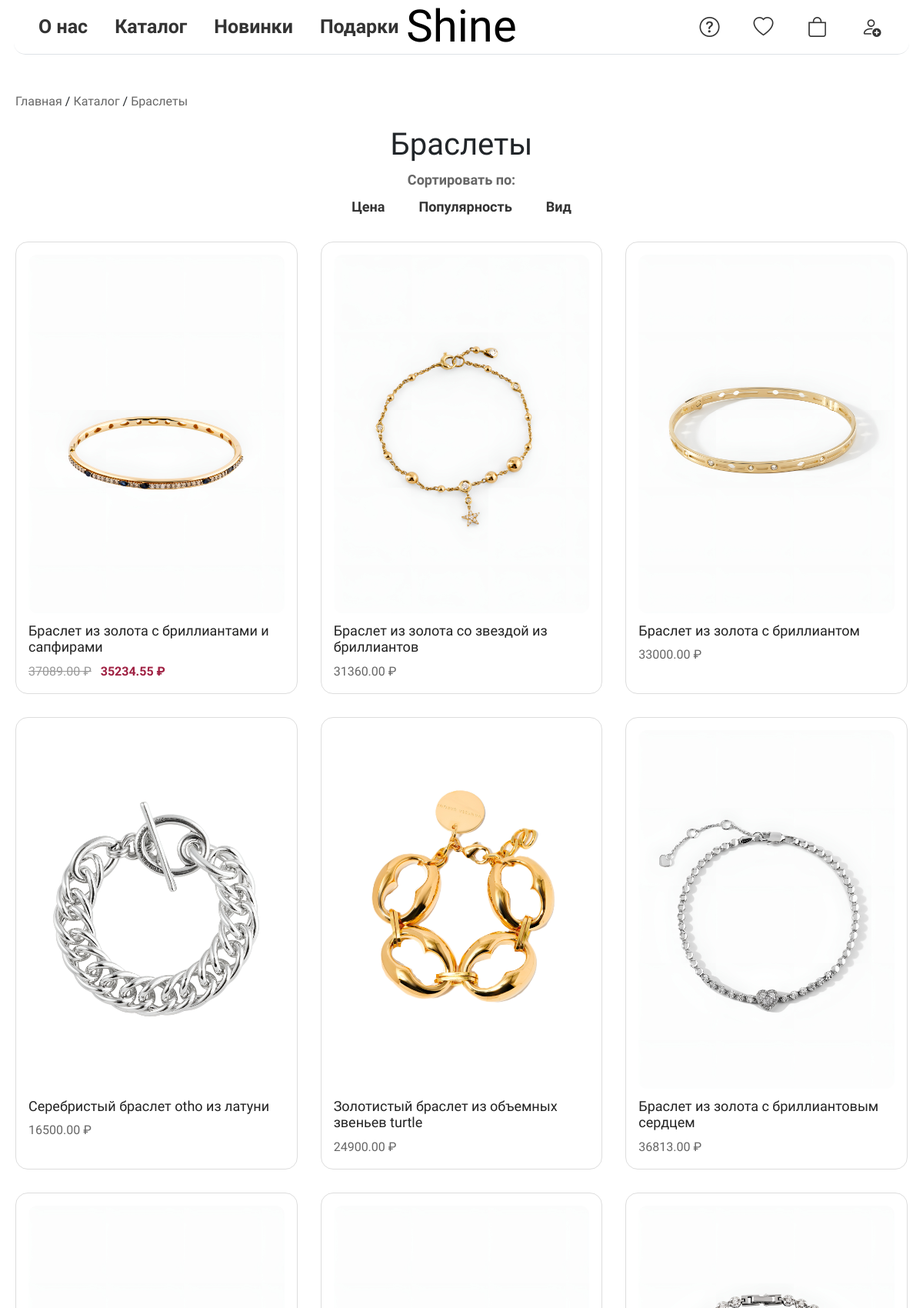
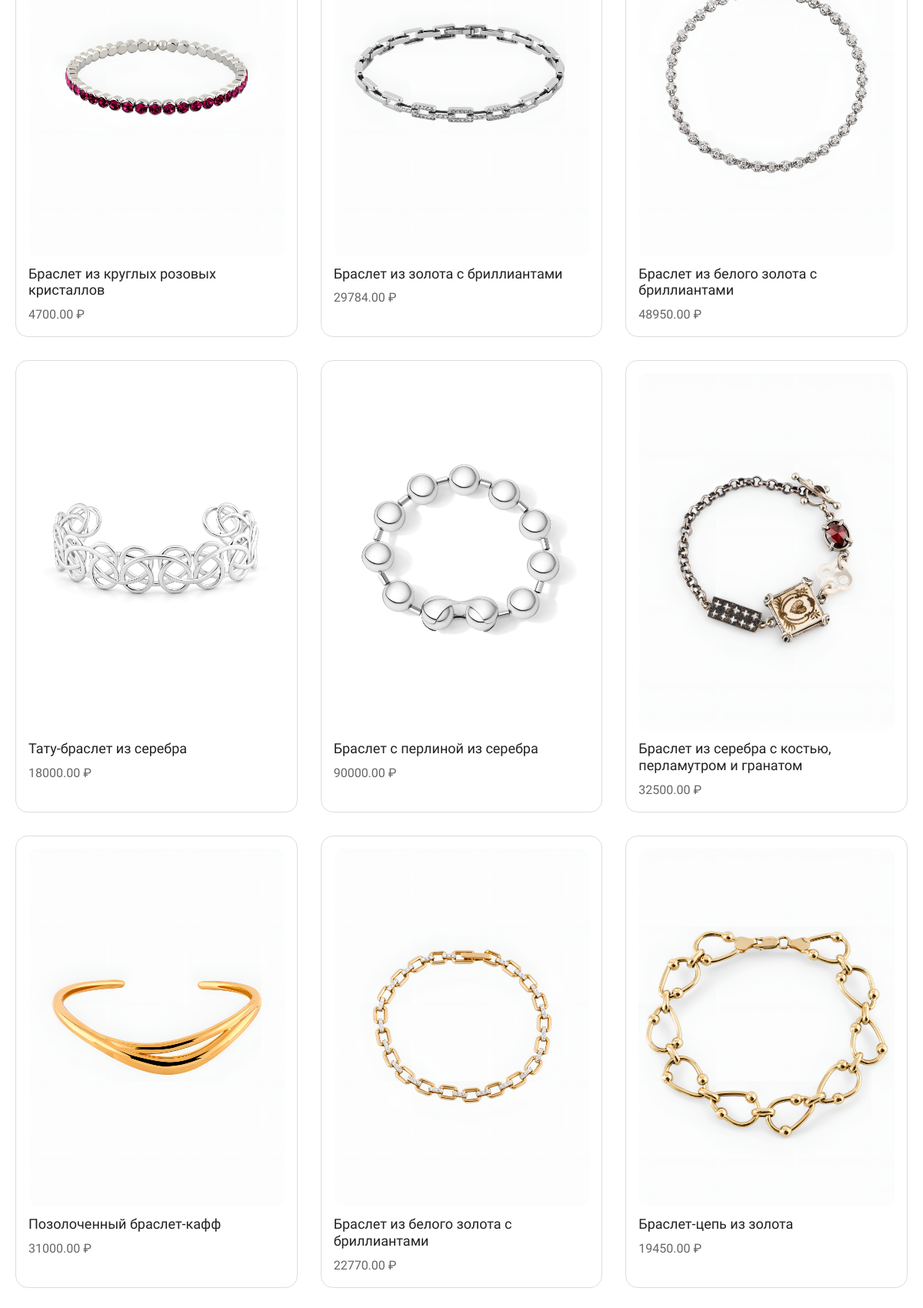
The app's page /category/2/ (upper part) with its own data (2 pictures, top to bottom).
### webapp/models.py (models this page shows, shortened)
class TypeProduct(models.Model):
    image = models.ImageField(upload_to='media/type')
    name = models.CharField(max_length=200, verbose_name="Наименование категории")
    order = models.PositiveIntegerField(default=0, verbose_name="Порядок сортировки")
    class Meta:
        ordering = ['order', 'name']
        verbose_name = 'Категория'
        verbose_name_plural = 'Категории'

class ViewProduct(models.Model):
    TYPE_CHOICES = [
        ('all', 'Показать все'),
        ('gold', 'Золото'),
        ('silver', 'Серебро'),
    ]
    type_material = models.CharField(max_length=10,choices=TYPE_CHOICES, verbose_name="Вид материала",default='all')
    category = models.ForeignKey(TypeProduct, related_name='view_products', on_delete=models.CASCADE, verbose_name='Категория', null=True, blank=True)
    product = models.ImageField(upload_to='product', verbose_name="Изображение товара")
    name_product = models.CharField(max_length=200, verbose_name="Название")
    price = models.DecimalField(max_digits=10, decimal_places=2, verbose_name="Цена")
    quantity = models.PositiveIntegerField(default=0, verbose_name="Количество")
    is_active = models.BooleanField(default=True, verbose_name="Активен", db_index=True)
    views = models.PositiveIntegerField(default=0, verbose_name="Просмотры")
    created_at = models.DateTimeField(auto_now_add=True)
    updated_at = models.DateTimeField(auto_now=True)
    old_price = models.DecimalField(max_digits=10, decimal_places=2, blank=True, null=True, verbose_name='Старая цена')
    discount = models.DecimalField(max_digits=5, decimal_places=2, blank=True, null=True, verbose_name='Скидка (%)')
    final_price = models.DecimalField(max_digits=10, decimal_places=2, blank=True, null=True,verbose_name='Цена со скидкой')
    objects = ProductQuerySet.as_manager()
    class Meta:
        ordering = ['-created_at']
        verbose_name = 'Все товары'
        verbose_name_plural = 'Все товары'
        indexes = [models.Index(fields=['is_active']),]
    @property
    def price_with_currency(self):
        if self.discount:
            return f"<span class='old-price'>{self.price} ₽</span> <span class='discounted-price'>{self.final_price} ₽</span>"
        return f"{self.price} ₽"

### webapp/views.py (the view)
# urls.py: path('category/<int:category_id>/', views.product_list_by_category, name='product_list_by_category'),
def product_list_by_category(request, category_id):
    category = get_object_or_404(TypeProduct, id=category_id)
    products = ViewProduct.objects.filter(category=category).annotate(
        is_available=Case(
            When(is_active=True, quantity__gt=0, then=Value(1)),
            default=Value(0),
            output_field=IntegerField()
        )
    )
    sort = request.GET.get('sort')
    if sort == 'price_asc':
        products = products.order_by('-is_available', 'price')
    elif sort == 'price_desc':
        products = products.order_by('-is_available', '-price')
    elif sort == 'popularity_asc':
        products = products.order_by('-is_available', 'views')
    elif sort == 'popularity_desc':
        products = products.order_by('-is_available', '-views')
    else:
        products = products.order_by('-is_available', '-created_at')
    material = request.GET.get('material')
    if material in ['gold', 'silver']:
        products = products.filter(type_material=material)
    return render(request, 'category.html', {
        'category': category,
        'products': products,
        'current_sort': sort,
        'current_material': material,
    })

### templates/category.html (shortened to what this page needs)
{% extends "base.html" %}
{% load static %}
{% block content %}
<div class="shine-category-section">
<div class="shine-breadcrumb">
    <a href="{% url 'main' %}" class="shine-breadcrumb-link">Главная</a> /
    <a href="{% url 'helper' %}" class="shine-breadcrumb-link">Каталог</a> /
    <span class="shine-breadcrumb-link">{{ category.name }}</span>
  </div>
    <div class="shine-category-header">
        <h1 class="shine-category-title">{{ category.name }}</h1>
    </div>
    <div class="shine-sort-controls">
            <span>Сортировать по:</span>
    </div>
    <div class="sort-menu">
        <div class="sort-dropdown">
            <button class="sort-button">Цена</button>
        </div>
        <div class="sort-dropdown">
            <button class="sort-button">Популярность</button>
        </div>
        <div class="sort-dropdown">
            <button class="sort-button">Вид</button>
        </div>
    </div>
<div class="shine-category-wrapper">
    {% if products %}
        <div class="shine-product-list">
            {% for product in products %}
               <div class="shine-product-item {% if not product.is_active or product.quantity == 0 %}not-available{% endif %}">
    {% if product.is_active and product.quantity > 0 %}
        <a href="{% url 'product_view' product.pk %}" class="shine-product-link">
    {% else %}
        <div class="shine-product-link">
    {% endif %}
        <img src="{{ product.product.url }}" alt="{{ product.name_product }}" class="shine-product-img">
        <h3 class="shine-product-name">{{ product.name_product }}</h3>
    {% if product.is_active and product.quantity > 0 %}
        </a>
    {% else %}
        </div>
    {% endif %}
    <div class="shine-product-meta">
        {% if product.is_active and product.quantity > 0 %}
            <span class="shine-product-price">{{ product.price_with_currency|safe }}</span>
        {% else %}
            <span class="shine-product-unavailable">Нет в наличии</span>
        {% endif %}
    </div>
</div>
            {% endfor %}
        </div>
    {% else %}
        <p class="shine-no-products-msg">В данной категории пока нет товаров.</p>
    {% endif %}
</div>
{% endblock %}

### templates/base.html (shortened to what this page needs)
{% load static %}
<!doctype html>
<html lang="en">
    <head>
        <link href="https://cdn.jsdelivr.net/npm/bootstrap@5.3.2/dist/css/bootstrap.min.css" rel="stylesheet">
        <link rel="stylesheet" href="{% static 'css/style.css' %}">
        <link rel="stylesheet" href="https://cdn.jsdelivr.net/npm/bootstrap-icons@1.10.5/font/bootstrap-icons.css">
    </head>
    <body>
<header class="shine-header container-fluid border-bottom">
    <div class="shine-header-container">
        <nav class="shine-nav-links d-none d-xl-flex">
            <a class="shine-nav-link" href="{% url 'about' %}">О нас</a>
            <a class="shine-nav-link" href="">Каталог</a>
            <a class="shine-nav-link" href="{% url 'news' %}">Новинки</a>
            <a class="shine-nav-link" href="{% url 'gift' %}">Подарки</a>
        </nav>
        <div class="shine-logo d-none d-xl-block">
            <a class="shine-logo-link" href="{% url 'main'%}">
                <h1 class="shine-logo-text">Shine</h1>
            </a>
        </div>
        <div class="shine-header-icons">
            <a class="shine-icon-btn" href="{% url 'helper' %}"><i class="bi bi-question-circle"></i></a>
            <a class="shine-icon-btn" href=""><i class="bi bi-heart"></i></a>
            <a class="shine-icon-btn" href=""><i class="bi bi-bag"></i></a>
            {% if request.user.is_superuser %}
                <a class="shine-icon-btn" href="#"><i class="bi bi-person-gear"></i></a>
                <a class="shine-icon-btn" href="{% url 'logout_view' %}"><i class="bi bi-box-arrow-right"></i></a>
            {% elif request.user.is_authenticated %}
                <a class="shine-icon-btn" href="{% url 'profile' %}"><i class="bi bi-person-check"></i></a>
                <a class="shine-icon-btn" href="{% url 'logout_view' %}"><i class="bi bi-box-arrow-right"></i></a>
            {% else %}
                <a class="shine-icon-btn" href="{% url 'login' %}"><i class="bi bi-person-add"></i></a>
            {% endif %}
        </div>
    </div>
</header>
<main>
  {% block content %}{% endblock %}
</main>
</body>
</html>

### webapp/static/css/style.css (style rules this page uses)
html, body { height: 100%; margin: 0; }
body { display: flex; flex-direction: column; }
main { flex: 1; }
.shine-header { background: rgb(255 255 255 / 70%); position: fixed; z-index: 1000; width: 97%; left: 1.5%; border-radius: 15px; border:none; }
.shine-header-container { max-width: 1920px; margin: 0 auto; height: 70px; position: relative; display: flex; align-items: center; padding: 0 20px; width: 100%; }
.shine-nav-links { display: flex; gap: 35px; }
.shine-nav-link { color: rgba(0, 0, 0, 0.8); font-family: "Alumni Sans Pinstripe", sans-serif; font-weight: 600; font-style: normal; font-size: 25px; text-decoration: none; transition: color 0.3s; white-space: nowrap; }
.shine-logo { position: absolute; left: 50%; transform: translateX(-50%); }
.shine-logo-text { margin:0; color: rgba(0, 0, 0, 1); font-family: "Lavishly Yours", cursive; font-style: normal; font-size: 58px; font-weight: 400; }
.shine-logo-link { text-decoration: none; }
.shine-header-icons { margin-left: auto; gap: 35px; padding: 19px 0; display: flex; }
.shine-icon-btn { background: none; border: none; color: #333; font-size: 26px; width: 35px; height: 35px; cursor: pointer; padding: 0; transition: color 0.3s; display: flex; align-items: center; justify-content: center; }
.shine-breadcrumb { font-family: "Bellota", system-ui; margin: 20px 0; font-size: 16px; }
.shine-breadcrumb-link { text-decoration: none; color: #666 !important; }
.shine-category-section { margin: auto; max-width:1720px; padding: 100px 20px; }
.shine-category-wrapper { display: flex; flex-wrap: wrap; justify-content: space-between; }
.shine-category-header { text-align: center; }
.shine-category-title { font-family: "Great Vibes", cursive; font-size: 40px; font-weight: 400; }
.shine-product-list { display: grid; grid-template-columns: repeat(auto-fit, minmax(300px, 1fr)); gap: 30px; }
.shine-product-item { border: 1px solid #ddd; border-radius: 16px; padding: 16px; background-color: #fff; transition: transform 0.3s ease; }
.shine-product-img { pointer-events: none; width: 100%; height: auto; border-radius: 12px; }
.shine-product-name { font-family: "Bellota", system-ui; text-decoration: none; font-size: 18px; margin-top: 12px; color: #222; }
.shine-product-link { text-decoration: none; color: inherit; }
.shine-product-meta { margin-top: 8px; }
.shine-product-price { font-family: "Bellota", system-ui; font-weight: 400; font-size: 16px; color: #666; }
.sort-menu { display: flex; gap: 20px; margin-bottom: 24px; justify-content: center; flex-wrap: wrap; }
.shine-sort-controls { font-size: 18px; color: #666; font-family: "Bellota", system-ui; }
.shine-sort-controls span { display:flex; justify-content:center; font-weight: bold; }
.sort-dropdown { position: relative; }
.sort-button { font-family: "Bellota", system-ui; background: none; border: none; font-weight: bold; font-size: 18px; cursor: pointer; padding: 8px 12px; color: #333; transition: color 0.3s ease; }
.old-price { text-decoration: line-through; color: #999; margin-right: 8px; }
.discounted-price { color: #9F2042; font-weight: bold; }

### records on screen
TypeProduct: name "Браслеты"
ViewProduct: product (picture), name_product "Браслет из золота с бриллиантами и сапфирами", price_with_currency "37089.00 ₽ 35234.55 ₽"
ViewProduct: product (picture), name_product "Браслет из золота со звездой из бриллиантов", price_with_currency "31360.00 ₽"
ViewProduct: product (picture), name_product "Браслет из золота с бриллиантом", price_with_currency "33000.00 ₽"
ViewProduct: product (picture), name_product "Серебристый браслет otho из латуни", price_with_currency "16500.00 ₽"
ViewProduct: product (picture), name_product "Золотистый браслет из объемных звеньев turtle", price_with_currency "24900.00 ₽"
ViewProduct: product (picture), name_product "Браслет из золота с бриллиантовым сердцем", price_with_currency "36813.00 ₽"
ViewProduct: product (picture), name_product "Браслет из круглых розовых кристаллов", price_with_currency "4700.00 ₽"
ViewProduct: product (picture), name_product "Браслет из золота с бриллиантами", price_with_currency "29784.00 ₽"
ViewProduct: product (picture), name_product "Браслет из белого золота с бриллиантами", price_with_currency "48950.00 ₽"
ViewProduct: product (picture), name_product "Тату-браслет из серебра", price_with_currency "18000.00 ₽"
ViewProduct: product (picture), name_product "Браслет с перлиной из серебра", price_with_currency "90000.00 ₽"
ViewProduct: product (picture), name_product "Браслет из серебра с костью, перламутром и гранатом", price_with_currency "32500.00 ₽"
ViewProduct: product (picture), name_product "Позолоченный браслет-кафф", price_with_currency "31000.00 ₽"
ViewProduct: product (picture), name_product "Браслет из белого золота с бриллиантами", price_with_currency "22770.00 ₽"
ViewProduct: product (picture), name_product "Браслет-цепь из золота", price_with_currency "19450.00 ₽"
